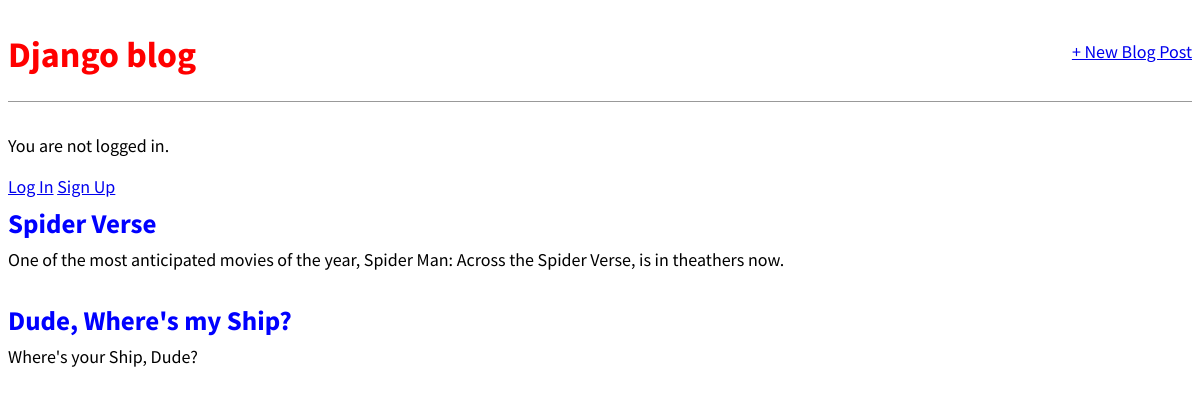
Before: / with the older database file.
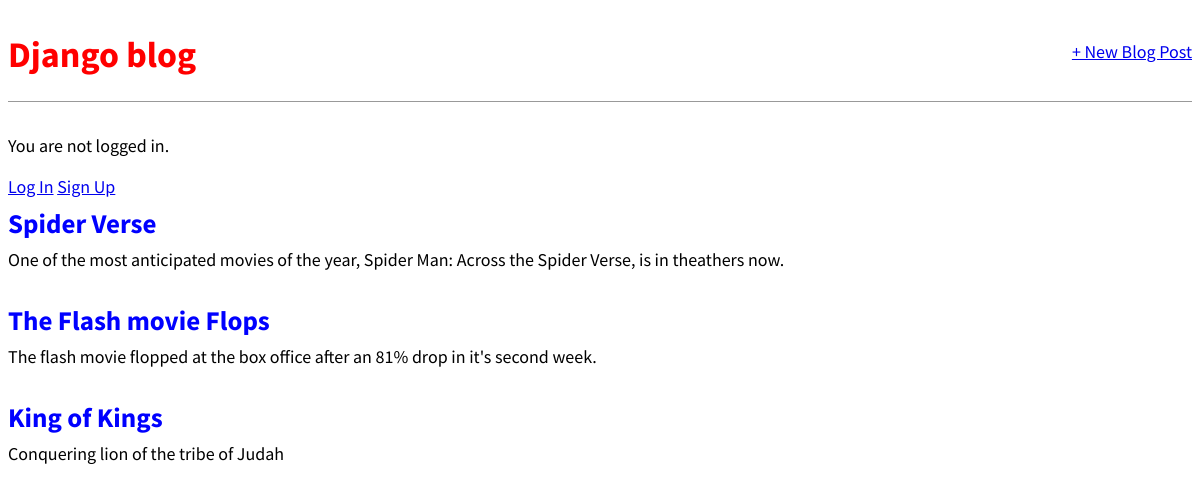
After: the same page with the newer database file.
### blog/models.py (models this page shows, shortened)
class Post(models.Model):
    title = models.CharField(max_length=200)
    author = models.ForeignKey(
        "auth.User",
        on_delete=models.CASCADE,
    )
    body = models.TextField()

### blog/views.py (the view)
# urls.py: path("", BlogListView.as_view(), name="home"),
class BlogListView(ListView):
    model = Post
    template_name = "home.html"

### templates/home.html
{% extends 'base.html' %}
{% block content %}
{% for post in post_list %}
<div class="post-entry">
    <h2><a href="{% url 'post_detail' post.pk %}">{{ post.title }}</a></h2>
    <p>{{ post.body }}</p>
</div>
{% endfor %}
{% endblock content %}

### templates/base.html (shortened to what this page needs)
{% load static %}
<html>
<head>
    <link rel="stylesheet" href="{% static 'css/base.css' %}">
</head>
<body>
    <header>
        <div class="nav-left">
            <h1><a href="{% url 'home' %}">Django blog</a></h1>
        </div>
        <div class="nav-right">
            <a href="{% url 'post_new' %}">+ New Blog Post</a>
        </div>
    </header>
    {% if user.is_authenticated %}
        <p>Hi {{ user.username }}!</p>
        <p><a href="{% url 'logout' %}">Log Out</a></p>
    {% else %}
        <p>You are not logged in.</p>
        <a href="{% url 'login' %}">Log In</a>
        <a href="{% url 'signup' %}">Sign Up</a>
    {% endif %}
    <div>
        {% block content %}
        {% endblock content %}
    </div>
</body>
</html>

### static/css/base.css (style rules this page uses)
body { font-family: 'Source Sans Pro', sans-serif; font-size: 18px; }
header { border-bottom: 1px solid #999; margin-bottom: 2rem; display: flex; }
header h1 a { color: red; text-decoration: none; }
.nav-left { margin-right: auto; }
.nav-right { display: flex; padding-top: 2rem; }
.post-entry { margin-bottom: 2rem; }
.post-entry h2 { margin: 0.5rem 0; }
.post-entry h2 a, .post-entry h2 a:visited { color: blue; text-decoration: none; }
.post-entry p { margin: 0; font-weight: 400; }

Changed rows visible on the page:
removed Post: title "Dude, Where's my Ship?", body "Where's your Ship, Dude?"
added Post: title "The Flash movie Flops", body "The flash movie flopped at the box office after an 81% drop in it's second week."
added Post: title "King of Kings", body "Conquering lion of the tribe of Judah"
